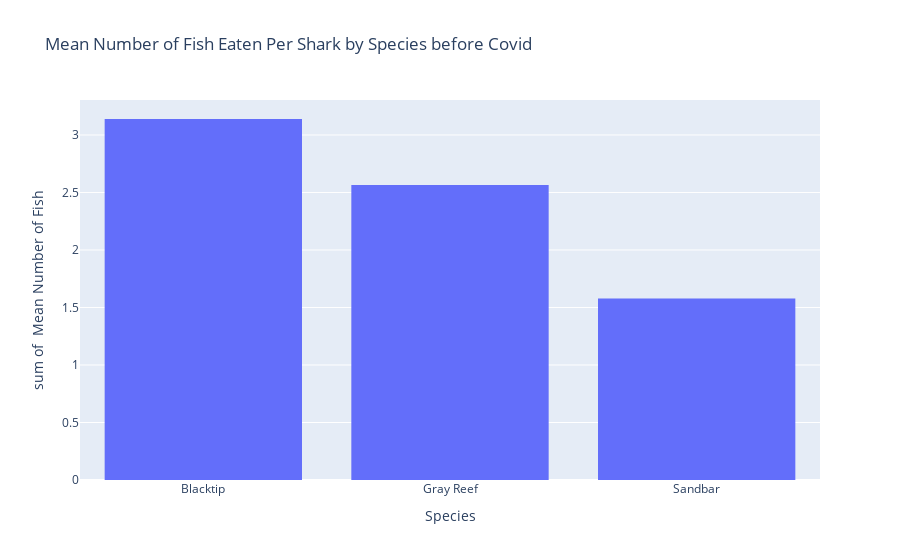

Notebook source saved alongside this figure:
### Code cell
# Graph Mean Number of Fish Eaten For Each Species pre covid

Species_Eaten_Means_pre = {'Species': ['Blacktip', 'Gray Reef', 'Sandbar'],
        'Mean': [round(Sandbar_pre.mean()/2,3),round(BT_pre.mean()/5,3), round(GR_pre.mean()/5,3)]}

Species_Eaten_Means_pre_df = pd.DataFrame(Species_Eaten_Means_pre, columns = ['Species', 'Mean'])

Species_Eaten_Means_Sorted_pre = Species_Eaten_Means_pre_df.sort_values(by=['Mean'], ascending = False)

fig = px.histogram(Species_Eaten_Means_Sorted_pre, x="Species", y="Mean", 
                   title = "Mean Number of Fish Eaten Per Shark by Species before Covid",
                  labels={
                     "Species": "Species",
                     "Mean": " Mean Number of Fish",
                 })
fig.show()

### Figure 1 — Plotly figure (JSON) as saved in the notebook; plotly's stock layout.template omitted (floating-point values rounded to 4 significant figures)
{"data": [{"alignmentgroup": "True", "bingroup": "x", "histfunc": "sum", "hovertemplate": "Species=%{x}<br>sum of  Mean Number of Fish=%{y}<extra></extra>", "legendgroup": "", "marker": {"color": "#636efa"}, "name": "", "offsetgroup": "", "orientation": "v", "showlegend": false, "type": "histogram", "x": ["Blacktip", "Gray Reef", "Sandbar"], "xaxis": "x", "y": [3.139, 2.566, 1.578], "yaxis": "y"}], "layout": {"barmode": "relative", "legend": {"tracegroupgap": 0}, "title": {"text": "Mean Number of Fish Eaten Per Shark by Species before Covid"}, "xaxis": {"anchor": "y", "domain": [0, 1], "title": {"text": "Species"}}, "yaxis": {"anchor": "x", "domain": [0, 1], "title": {"text": "sum of  Mean Number of Fish"}}}}
